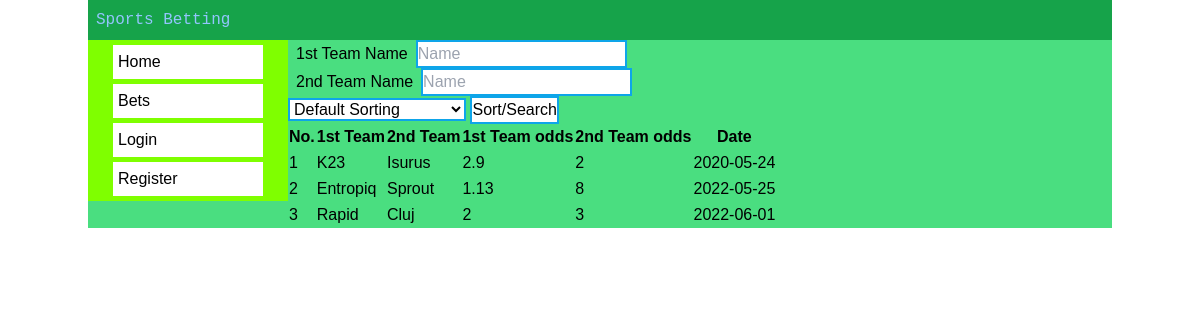
The page /bets.php on the database its author committed.
### tables this page shows
CREATE TABLE `pariu` (
  `echipa1` varchar(50) NOT NULL,
  `echipa2` varchar(50) NOT NULL,
  `cota1` float NOT NULL,
  `cota2` float NOT NULL,
  `data` date NOT NULL,
  `id` int(11) NOT NULL
);

### bets.php (the view, shortened to what this page needs)
<!DOCTYPE html>
<html>
<head>
    <link rel="stylesheet" href="css/stil1.css">
    <link rel="stylesheet" href="public/output.css">
</head>
<body>
<div class="container bg-green-600 mx-auto">
    <div class="table-header-group">
        <h6 class="font-mono text-blue-300 p-2">Sports Betting</h6>
    </div>
    <div id="nav">
    </div>
    <div class="bg-green-400">
        <form action=bets.php method=post>
            <label>
                <label class="p-2">1st Team Name</label><input class="border-solid border-2 border-sky-500 bg-white" type=text name=1tname placeholder="Name"><br>
                <label class="p-2">2nd Team Name</label><input class="border-solid border-2 border-sky-500 bg-white" type=text name=2tname placeholder="Name"><br>
                <select name=sorting class="border-solid border-2 border-sky-500 bg-white">
                    <option value=default>Default Sorting</option>
                </select>
            </label>
            <input type=submit value=Sort/Search class="border-solid border-2 border-sky-500 bg-white">
        </form>
        <?php
        $value = 'default';
        $firstTeamName = "";
        $secondTeamName = "";
        include "conect.php";
        $sql = "SELECT * FROM pariu ";
        $sql .= "WHERE echipa1 LIKE ? ";
        $sql .= "AND echipa2 LIKE ? ";
        if ($value == 'default')
            $sql .= "";
        $ssql = $mysqli->prepare($sql);
        $firstTeamName .= "%";
        $secondTeamName .= "%";
        $ssql->bind_param("ss", $firstTeamName, $secondTeamName);
        $ssql->execute();
        $result = $ssql->get_result();
        ?>
        <table>
            <thead>
            <tr>
                <th> No.</th>
                <th> 1st Team</th>
                <th> 2nd Team</th>
                <th> 1st Team odds</th>
                <th> 2nd Team odds</th>
                <th> Date</th>
            </tr>
            </thead>
            <tbody>
            <?php
            $i = 1;
            while ($row = $result->fetch_array(MYSQLI_ASSOC)) {
                echo "<tr>
                        <td>$i</td>
                        <td>" . $row["echipa1"] . "</td>
                        <td>" . $row["echipa2"] . "</td>
                        <td>" . $row["cota1"] . "</td>
                        <td>" . $row["cota2"] . "</td>
                        <td>" . $row["data"] . "</td>
                    </tr>";
                $i++;
            }
            ?>
            </tbody>
        </table>
    </div>
</div>
</body>
</html>

### css/stil1.css (style rules this page uses)
body { font-family: Arial, Helvetica, sans-serif; }
#nav { background-color: chartreuse; width:200px; float:left; padding-top:5px; }

### rows shown on the page
pariu: echipa1 "K23", echipa2 "Isurus", cota1 "2.9", cota2 "2", data "2020-05-24"
pariu: echipa1 "Entropiq", echipa2 "Sprout", cota1 "1.13", cota2 "8", data "2022-05-25"
pariu: echipa1 "Rapid", echipa2 "Cluj", cota1 "2", cota2 "3", data "2022-06-01"
